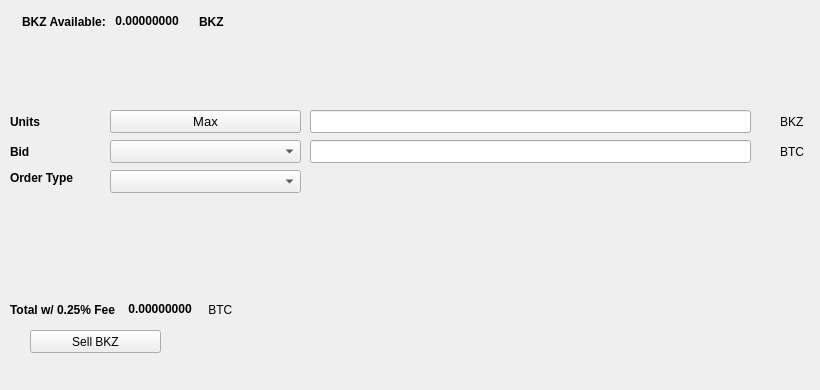
   <widget class="QWidget" name="SellTab">
    <attribute name="title">
     <string>Sell</string>
    </attribute>
    <widget class="QLabel" name="label_16">
     <property name="geometry">
      <rect>
       <x>780</x>
       <y>140</y>
       <width>31</width>
       <height>23</height>
      </rect>
     </property>
     <property name="text">
      <string>BTC</string>
     </property>
    </widget>
    <widget class="QComboBox" name="SellBidcomboBox">
     <property name="geometry">
      <rect>
       <x>110</x>
       <y>140</y>
       <width>191</width>
       <height>23</height>
      </rect>
     </property>
     <property name="font">
      <font>
       <pointsize>10</pointsize>
      </font>
     </property>
    </widget>
    <widget class="QLabel" name="label_18">
     <property name="geometry">
      <rect>
       <x>10</x>
       <y>110</y>
       <width>46</width>
       <height>23</height>
      </rect>
     </property>
     <property name="font">
      <font>
       <weight>75</weight>
       <bold>true</bold>
      </font>
     </property>
     <property name="text">
      <string>Units</string>
     </property>
    </widget>
    <widget class="QPushButton" name="Sell_Max_Amount">
     <property name="geometry">
      <rect>
       <x>110</x>
       <y>110</y>
       <width>191</width>
       <height>23</height>
      </rect>
     </property>
     <property name="font">
      <font>
       <pointsize>10</pointsize>
      </font>
     </property>
     <property name="text">
      <string>Max</string>
     </property>
    </widget>
    <widget class="QLabel" name="label_20">
     <property name="geometry">
      <rect>
       <x>10</x>
       <y>170</y>
       <width>91</width>
       <height>16</height>
      </rect>
     </property>
     <property name="font">
      <font>
       <weight>75</weight>
       <bold>true</bold>
      </font>
     </property>
     <property name="text">
      <string>Order Type</string>
     </property>
    </widget>
    <widget class="QComboBox" name="SellOrdertypeCombo">
     <property name="geometry">
      <rect>
       <x>110</x>
       <y>170</y>
       <width>191</width>
       <height>23</height>
      </rect>
     </property>
     <property name="font">
      <font>
       <pointsize>10</pointsize>
      </font>
     </property>
    </widget>
    <widget class="QLabel" name="label_21">
     <property name="geometry">
      <rect>
       <x>10</x>
       <y>140</y>
       <width>46</width>
       <height>23</height>
      </rect>
     </property>
     <property name="font">
      <font>
       <weight>75</weight>
       <bold>true</bold>
      </font>
     </property>
     <property name="text">
      <string>Bid</string>
     </property>
    </widget>
    <widget class="QLabel" name="label_22">
     <property name="geometry">
      <rect>
       <x>780</x>
       <y>110</y>
       <width>31</width>
       <height>23</height>
      </rect>
     </property>
     <property name="text">
      <string>BKZ</string>
     </property>
    </widget>
    <widget class="QLineEdit" name="UnitsInputBKZ">
     <property name="geometry">
      <rect>
       <x>310</x>
       <y>110</y>
       <width>441</width>
       <height>23</height>
      </rect>
     </property>
     <property name="font">
      <font>
       <pointsize>9</pointsize>
       <weight>75</weight>
       <bold>true</bold>
      </font>
     </property>
    </widget>
    <widget class="QLineEdit" name="SellBidPriceEdit">
     <property name="geometry">
      <rect>
       <x>310</x>
       <y>140</y>
       <width>441</width>
       <height>23</height>
      </rect>
     </property>
     <property name="font">
      <font>
       <pointsize>9</pointsize>
       <weight>75</weight>
       <bold>true</bold>
      </font>
     </property>
    </widget>
    <widget class="QPushButton" name="SellBKZBTN">
     <property name="geometry">
      <rect>
       <x>30</x>
       <y>330</y>
       <width>131</width>
       <height>23</height>
      </rect>
     </property>
     <property name="text">
      <string>Sell BKZ</string>
     </property>
     <property name="icon">
      <iconset resource="../bankitz">
       <normaloff>:/icons/bitcoin</normaloff>:/icons/bitcoin</iconset>
     </property>
    </widget>
    <widget class="QWidget" name="layoutWidget3">
     <property name="geometry">
      <rect>
       <x>22</x>
       <y>12</y>
       <width>258</width>
       <height>19</height>
      </rect>
     </property>
     <layout class="QHBoxLayout" name="horizontalLayout">
      <item>
       <widget class="QLabel" name="label232_2">
        <property name="font">
         <font>
          <weight>75</weight>
          <bold>true</bold>
         </font>
        </property>
        <property name="text">
         <string>BKZ Available:</string>
        </property>
       </widget>
      </item>
      <item>
       <widget class="QLabel" name="BKZAvailableLabel">
        <property name="palette">
         <palette>
          <active>
           <colorrole role="WindowText">
            <brush brushstyle="SolidPattern">
             <color alpha="255">
              <red>0</red>
              <green>0</green>
              <blue>0</blue>
             </color>
            </brush>
           </colorrole>
           <colorrole role="Button">
            <brush brushstyle="SolidPattern">
             <color alpha="255">
              <red>0</red>
              <green>170</green>
              <blue>0</blue>
             </color>
            </brush>
           </colorrole>
           <colorrole role="Light">
            <brush brushstyle="SolidPattern">
             <color alpha="255">
              <red>0</red>
              <green>255</green>
              <blue>0</blue>
             </color>
            </brush>
           </colorrole>
           <colorrole role="Midlight">
            <brush brushstyle="SolidPattern">
             <color alpha="255">
              <red>0</red>
              <green>212</green>
              <blue>0</blue>
             </color>
            </brush>
           </colorrole>
           <colorrole role="Dark">
            <brush brushstyle="SolidPattern">
             <color alpha="255">
              <red>0</red>
              <green>85</green>
              <blue>0</blue>
             </color>
            </brush>
           </colorrole>
           <colorrole role="Mid">
            <brush brushstyle="SolidPattern">
             <color alpha="255">
              <red>0</red>
              <green>113</green>
              <blue>0</blue>
             </color>
            </brush>
           </colorrole>
           <colorrole role="Text">
            <brush brushstyle="SolidPattern">
             <color alpha="255">
              <red>0</red>
              <green>170</green>
              <blue>0</blue>
             </color>
            </brush>
           </colorrole>
           <colorrole role="BrightText">
            <brush brushstyle="SolidPattern">
             <color alpha="255">
              <red>255</red>
              <green>255</green>
              <blue>255</blue>
             </color>
            </brush>
           </colorrole>
           <colorrole role="ButtonText">
            <brush brushstyle="SolidPattern">
             <color alpha="255">
              <red>0</red>
              <green>0</green>
              <blue>0</blue>
             </color>
            </brush>
           </colorrole>
           <colorrole role="Base">
            <brush brushstyle="SolidPattern">
             <color alpha="255">
              <red>255</red>
              <green>255</green>
              <blue>255</blue>
             </color>
            </brush>
           </colorrole>
           <colorrole role="Window">
            <brush brushstyle="SolidPattern">
             <color alpha="255">
              <red>0</red>
              <green>170</green>
              <blue>0</blue>
             </color>
            </brush>
           </colorrole>
           <colorrole role="Shadow">
            <brush brushstyle="SolidPattern">
             <color alpha="255">
              <red>0</red>
              <green>0</green>
              <blue>0</blue>
             </color>
            </brush>
           </colorrole>
           <colorrole role="AlternateBase">
            <brush brushstyle="SolidPattern">
             <color alpha="255">
              <red>127</red>
              <green>212</green>
              <blue>127</blue>
             </color>
            </brush>
           </colorrole>
           <colorrole role="ToolTipBase">
            <brush brushstyle="SolidPattern">
             <color alpha="255">
              <red>255</red>
              <green>255</green>
              <blue>220</blue>
             </color>
            </brush>
           </colorrole>
           <colorrole role="ToolTipText">
            <brush brushstyle="SolidPattern">
             <color alpha="255">
              <red>0</red>
              <green>0</green>
              <blue>0</blue>
             </color>
            </brush>
           </colorrole>
          </active>
          <inactive>
           <colorrole role="WindowText">
            <brush brushstyle="SolidPattern">
             <color alpha="255">
              <red>0</red>
              <green>0</green>
              <blue>0</blue>
             </color>
            </brush>
           </colorrole>
           <colorrole role="Button">
            <brush brushstyle="SolidPattern">
             <color alpha="255">
              <red>0</red>
              <green>170</green>
              <blue>0</blue>
             </color>
            </brush>
           </colorrole>
           <colorrole role="Light">
            <brush brushstyle="SolidPattern">
             <color alpha="255">
              <red>0</red>
              <green>255</green>
              <blue>0</blue>
             </color>
            </brush>
           </colorrole>
           <colorrole role="Midlight">
            <brush brushstyle="SolidPattern">
             <color alpha="255">
              <red>0</red>
              <green>212</green>
              <blue>0</blue>
             </color>
            </brush>
           </colorrole>
           <colorrole role="Dark">
            <brush brushstyle="SolidPattern">
             <color alpha="255">
              <red>0</red>
              <green>85</green>
              <blue>0</blue>
             </color>
            </brush>
           </colorrole>
           <colorrole role="Mid">
            <brush brushstyle="SolidPattern">
             <color alpha="255">
              <red>0</red>
              <green>113</green>
              <blue>0</blue>
             </color>
            </brush>
           </colorrole>
           <colorrole role="Text">
            <brush brushstyle="SolidPattern">
             <color alpha="255">
              <red>0</red>
              <green>170</green>
              <blue>0</blue>
             </color>
            </brush>
           </colorrole>
           <colorrole role="BrightText">
            <brush brushstyle="SolidPattern">
             <color alpha="255">
              <red>255</red>
              <green>255</green>
              <blue>255</blue>
             </color>
            </brush>
           </colorrole>
           <colorrole role="ButtonText">
            <brush brushstyle="SolidPattern">
             <color alpha="255">
              <red>0</red>
              <green>0</green>
              <blue>0</blue>
             </color>
            </brush>
           </colorrole>
           <colorrole role="Base">
            <brush brushstyle="SolidPattern">
             <color alpha="255">
              <red>255</red>
              <green>255</green>
              <blue>255</blue>
             </color>
            </brush>
           </colorrole>
           <colorrole role="Window">
            <brush brushstyle="SolidPattern">
             <color alpha="255">
              <red>0</red>
              <green>170</green>
              <blue>0</blue>
             </color>
            </brush>
           </colorrole>
           <colorrole role="Shadow">
            <brush brushstyle="SolidPattern">
             <color alpha="255">
              <red>0</red>
              <green>0</green>
              <blue>0</blue>
             </color>
            </brush>
           </colorrole>
           <colorrole role="AlternateBase">
            <brush brushstyle="SolidPattern">
             <color alpha="255">
              <red>127</red>
              <green>212</green>
              <blue>127</blue>
             </color>
            </brush>
           </colorrole>
           <colorrole role="ToolTipBase">
            <brush brushstyle="SolidPattern">
             <color alpha="255">
              <red>255</red>
              <green>255</green>
              <blue>220</blue>
             </color>
            </brush>
           </colorrole>
           <colorrole role="ToolTipText">
            <brush brushstyle="SolidPattern">
             <color alpha="255">
              <red>0</red>
              <green>0</green>
              <blue>0</blue>
             </color>
            </brush>
           </colorrole>
          </inactive>
          <disabled>
           <colorrole role="WindowText">
            <brush brushstyle="SolidPattern">
             <color alpha="255">
              <red>0</red>
              <green>85</green>
              <blue>0</blue>
             </color>
            </brush>
           </colorrole>
           <colorrole role="Button">
            <brush brushstyle="SolidPattern">
             <color alpha="255">
              <red>0</red>
              <green>170</green>
              <blue>0</blue>
             </color>
            </brush>
           </colorrole>
           <colorrole role="Light">
            <brush brushstyle="SolidPattern">
             <color alpha="255">
              <red>0</red>
              <green>255</green>
              <blue>0</blue>
             </color>
            </brush>
           </colorrole>
           <colorrole role="Midlight">
            <brush brushstyle="SolidPattern">
             <color alpha="255">
              <red>0</red>
              <green>212</green>
              <blue>0</blue>
             </color>
            </brush>
           </colorrole>
           <colorrole role="Dark">
            <brush brushstyle="SolidPattern">
             <color alpha="255">
              <red>0</red>
              <green>85</green>
              <blue>0</blue>
             </color>
            </brush>
           </colorrole>
           <colorrole role="Mid">
            <brush brushstyle="SolidPattern">
             <color alpha="255">
              <red>0</red>
              <green>113</green>
              <blue>0</blue>
             </color>
            </brush>
           </colorrole>
           <colorrole role="Text">
            <brush brushstyle="SolidPattern">
             <color alpha="255">
              <red>0</red>
              <green>85</green>
              <blue>0</blue>
             </color>
            </brush>
           </colorrole>
           <colorrole role="BrightText">
            <brush brushstyle="SolidPattern">
             <color alpha="255">
              <red>255</red>
              <green>255</green>
              <blue>255</blue>
             </color>
            </brush>
           </colorrole>
           <colorrole role="ButtonText">
            <brush brushstyle="SolidPattern">
             <color alpha="255">
              <red>0</red>
              <green>85</green>
              <blue>0</blue>
             </color>
            </brush>
           </colorrole>
           <colorrole role="Base">
            <brush brushstyle="SolidPattern">
             <color alpha="255">
              <red>0</red>
              <green>170</green>
              <blue>0</blue>
             </color>
            </brush>
           </colorrole>
           <colorrole role="Window">
            <brush brushstyle="SolidPattern">
             <color alpha="255">
              <red>0</red>
              <green>170</green>
              <blue>0</blue>
             </color>
            </brush>
           </colorrole>
           <colorrole role="Shadow">
            <brush brushstyle="SolidPattern">
             <color alpha="255">
              <red>0</red>
              <green>0</green>
              <blue>0</blue>
             </color>
            </brush>
           </colorrole>
           <colorrole role="AlternateBase">
            <brush brushstyle="SolidPattern">
             <color alpha="255">
              <red>0</red>
              <green>170</green>
              <blue>0</blue>
             </color>
            </brush>
           </colorrole>
           <colorrole role="ToolTipBase">
            <brush brushstyle="SolidPattern">
             <color alpha="255">
              <red>255</red>
              <green>255</green>
              <blue>220</blue>
             </color>
            </brush>
           </colorrole>
           <colorrole role="ToolTipText">
            <brush brushstyle="SolidPattern">
             <color alpha="255">
              <red>0</red>
              <green>0</green>
              <blue>0</blue>
             </color>
            </brush>
           </colorrole>
          </disabled>
         </palette>
        </property>
        <property name="font">
         <font>
          <weight>75</weight>
          <bold>true</bold>
         </font>
        </property>
        <property name="text">
         <string> 0.00000000 </string>
        </property>
        <property name="textInteractionFlags">
         <set>Qt::LinksAccessibleByMouse|Qt::TextSelectableByKeyboard|Qt::TextSelectableByMouse</set>
        </property>
       </widget>
      </item>
      <item>
       <widget class="QLabel" name="labelBKZ">
        <property name="font">
         <font>
          <weight>75</weight>
          <bold>true</bold>
         </font>
        </property>
        <property name="text">
         <string>BKZ</string>
        </property>
       </widget>
      </item>
     </layout>
    </widget>
    <widget class="QWidget" name="layoutWidget">
     <property name="geometry">
      <rect>
       <x>10</x>
       <y>300</y>
       <width>268</width>
       <height>19</height>
      </rect>
     </property>
     <layout class="QHBoxLayout" name="horizontalLayout_2">
      <item>
       <widget class="QLabel" name="label_19">
        <property name="font">
         <font>
          <weight>75</weight>
          <bold>true</bold>
         </font>
        </property>
        <property name="text">
         <string>Total w/ 0.25% Fee </string>
        </property>
       </widget>
      </item>
      <item>
       <widget class="QLabel" name="SellCostLabel">
        <property name="palette">
         <palette>
          <active>
           <colorrole role="WindowText">
            <brush brushstyle="SolidPattern">
             <color alpha="255">
              <red>0</red>
              <green>0</green>
              <blue>0</blue>
             </color>
            </brush>
           </colorrole>
           <colorrole role="Button">
            <brush brushstyle="SolidPattern">
             <color alpha="255">
              <red>0</red>
              <green>170</green>
              <blue>0</blue>
             </color>
            </brush>
           </colorrole>
           <colorrole role="Light">
            <brush brushstyle="SolidPattern">
             <color alpha="255">
              <red>0</red>
              <green>255</green>
              <blue>0</blue>
             </color>
            </brush>
           </colorrole>
           <colorrole role="Midlight">
            <brush brushstyle="SolidPattern">
             <color alpha="255">
              <red>0</red>
              <green>212</green>
              <blue>0</blue>
             </color>
            </brush>
           </colorrole>
           <colorrole role="Dark">
            <brush brushstyle="SolidPattern">
             <color alpha="255">
              <red>0</red>
              <green>85</green>
              <blue>0</blue>
             </color>
            </brush>
           </colorrole>
           <colorrole role="Mid">
            <brush brushstyle="SolidPattern">
             <color alpha="255">
              <red>0</red>
              <green>113</green>
              <blue>0</blue>
             </color>
            </brush>
           </colorrole>
           <colorrole role="Text">
            <brush brushstyle="SolidPattern">
             <color alpha="255">
              <red>0</red>
              <green>170</green>
              <blue>0</blue>
             </color>
            </brush>
           </colorrole>
           <colorrole role="BrightText">
            <brush brushstyle="SolidPattern">
             <color alpha="255">
              <red>255</red>
              <green>255</green>
              <blue>255</blue>
             </color>
            </brush>
           </colorrole>
           <colorrole role="ButtonText">
            <brush brushstyle="SolidPattern">
             <color alpha="255">
              <red>0</red>
              <green>0</green>
              <blue>0</blue>
             </color>
            </brush>
           </colorrole>
           <colorrole role="Base">
            <brush brushstyle="SolidPattern">
             <color alpha="255">
              <red>255</red>
              <green>255</green>
              <blue>255</blue>
             </color>
            </brush>
           </colorrole>
           <colorrole role="Window">
            <brush brushstyle="SolidPattern">
             <color alpha="255">
              <red>0</red>
              <green>170</green>
              <blue>0</blue>
             </color>
            </brush>
           </colorrole>
           <colorrole role="Shadow">
            <brush brushstyle="SolidPattern">
             <color alpha="255">
              <red>0</red>
              <green>0</green>
              <blue>0</blue>
             </color>
            </brush>
           </colorrole>
           <colorrole role="AlternateBase">
            <brush brushstyle="SolidPattern">
             <color alpha="255">
              <red>127</red>
              <green>212</green>
              <blue>127</blue>
             </color>
            </brush>
           </colorrole>
           <colorrole role="ToolTipBase">
            <brush brushstyle="SolidPattern">
             <color alpha="255">
              <red>255</red>
              <green>255</green>
              <blue>220</blue>
             </color>
            </brush>
           </colorrole>
           <colorrole role="ToolTipText">
            <brush brushstyle="SolidPattern">
             <color alpha="255">
              <red>0</red>
              <green>0</green>
              <blue>0</blue>
             </color>
            </brush>
           </colorrole>
          </active>
          <inactive>
           <colorrole role="WindowText">
            <brush brushstyle="SolidPattern">
             <color alpha="255">
              <red>0</red>
              <green>0</green>
              <blue>0</blue>
             </color>
            </brush>
           </colorrole>
           <colorrole role="Button">
            <brush brushstyle="SolidPattern">
             <color alpha="255">
              <red>0</red>
              <green>170</green>
              <blue>0</blue>
             </color>
            </brush>
           </colorrole>
           <colorrole role="Light">
            <brush brushstyle="SolidPattern">
             <color alpha="255">
              <red>0</red>
              <green>255</green>
              <blue>0</blue>
             </color>
            </brush>
           </colorrole>
           <colorrole role="Midlight">
            <brush brushstyle="SolidPattern">
             <color alpha="255">
              <red>0</red>
              <green>212</green>
              <blue>0</blue>
             </color>
            </brush>
           </colorrole>
           <colorrole role="Dark">
            <brush brushstyle="SolidPattern">
             <color alpha="255">
              <red>0</red>
              <green>85</green>
              <blue>0</blue>
             </color>
            </brush>
           </colorrole>
           <colorrole role="Mid">
            <brush brushstyle="SolidPattern">
             <color alpha="255">
              <red>0</red>
              <green>113</green>
              <blue>0</blue>
             </color>
            </brush>
           </colorrole>
           <colorrole role="Text">
            <brush brushstyle="SolidPattern">
             <color alpha="255">
              <red>0</red>
              <green>170</green>
              <blue>0</blue>
             </color>
            </brush>
           </colorrole>
           <colorrole role="BrightText">
            <brush brushstyle="SolidPattern">
             <color alpha="255">
              <red>255</red>
              <green>255</green>
              <blue>255</blue>
             </color>
            </brush>
           </colorrole>
           <colorrole role="ButtonText">
            <brush brushstyle="SolidPattern">
             <color alpha="255">
              <red>0</red>
              <green>0</green>
              <blue>0</blue>
             </color>
            </brush>
           </colorrole>
           <colorrole role="Base">
            <brush brushstyle="SolidPattern">
             <color alpha="255">
              <red>255</red>
              <green>255</green>
              <blue>255</blue>
             </color>
            </brush>
           </colorrole>
           <colorrole role="Window">
            <brush brushstyle="SolidPattern">
             <color alpha="255">
              <red>0</red>
              <green>170</green>
              <blue>0</blue>
             </color>
            </brush>
           </colorrole>
           <colorrole role="Shadow">
            <brush brushstyle="SolidPattern">
             <color alpha="255">
              <red>0</red>
              <green>0</green>
              <blue>0</blue>
             </color>
            </brush>
           </colorrole>
           <colorrole role="AlternateBase">
            <brush brushstyle="SolidPattern">
             <color alpha="255">
              <red>127</red>
              <green>212</green>
              <blue>127</blue>
             </color>
            </brush>
           </colorrole>
           <colorrole role="ToolTipBase">
            <brush brushstyle="SolidPattern">
             <color alpha="255">
              <red>255</red>
              <green>255</green>
              <blue>220</blue>
             </color>
            </brush>
           </colorrole>
           <colorrole role="ToolTipText">
            <brush brushstyle="SolidPattern">
             <color alpha="255">
              <red>0</red>
              <green>0</green>
              <blue>0</blue>
             </color>
            </brush>
           </colorrole>
          </inactive>
          <disabled>
           <colorrole role="WindowText">
            <brush brushstyle="SolidPattern">
             <color alpha="255">
              <red>0</red>
              <green>85</green>
              <blue>0</blue>
             </color>
            </brush>
           </colorrole>
           <colorrole role="Button">
            <brush brushstyle="SolidPattern">
             <color alpha="255">
              <red>0</red>
              <green>170</green>
              <blue>0</blue>
             </color>
            </brush>
           </colorrole>
           <colorrole role="Light">
            <brush brushstyle="SolidPattern">
             <color alpha="255">
              <red>0</red>
              <green>255</green>
              <blue>0</blue>
             </color>
            </brush>
           </colorrole>
           <colorrole role="Midlight">
            <brush brushstyle="SolidPattern">
             <color alpha="255">
              <red>0</red>
              <green>212</green>
              <blue>0</blue>
             </color>
            </brush>
           </colorrole>
           <colorrole role="Dark">
            <brush brushstyle="SolidPattern">
             <color alpha="255">
              <red>0</red>
              <green>85</green>
              <blue>0</blue>
             </color>
            </brush>
           </colorrole>
           <colorrole role="Mid">
            <brush brushstyle="SolidPattern">
             <color alpha="255">
              <red>0</red>
              <green>113</green>
              <blue>0</blue>
             </color>
            </brush>
           </colorrole>
           <colorrole role="Text">
            <brush brushstyle="SolidPattern">
             <color alpha="255">
              <red>0</red>
              <green>85</green>
              <blue>0</blue>
             </color>
            </brush>
           </colorrole>
           <colorrole role="BrightText">
            <brush brushstyle="SolidPattern">
             <color alpha="255">
              <red>255</red>
              <green>255</green>
              <blue>255</blue>
             </color>
            </brush>
           </colorrole>
           <colorrole role="ButtonText">
            <brush brushstyle="SolidPattern">
             <color alpha="255">
              <red>0</red>
              <green>85</green>
              <blue>0</blue>
             </color>
            </brush>
           </colorrole>
           <colorrole role="Base">
            <brush brushstyle="SolidPattern">
             <color alpha="255">
              <red>0</red>
              <green>170</green>
              <blue>0</blue>
             </color>
            </brush>
           </colorrole>
           <colorrole role="Window">
            <brush brushstyle="SolidPattern">
             <color alpha="255">
              <red>0</red>
              <green>170</green>
              <blue>0</blue>
             </color>
            </brush>
           </colorrole>
           <colorrole role="Shadow">
            <brush brushstyle="SolidPattern">
             <color alpha="255">
              <red>0</red>
              <green>0</green>
              <blue>0</blue>
             </color>
            </brush>
           </colorrole>
           <colorrole role="AlternateBase">
            <brush brushstyle="SolidPattern">
             <color alpha="255">
              <red>0</red>
              <green>170</green>
              <blue>0</blue>
             </color>
            </brush>
           </colorrole>
           <colorrole role="ToolTipBase">
            <brush brushstyle="SolidPattern">
             <color alpha="255">
              <red>255</red>
              <green>255</green>
              <blue>220</blue>
             </color>
            </brush>
           </colorrole>
           <colorrole role="ToolTipText">
            <brush brushstyle="SolidPattern">
             <color alpha="255">
              <red>0</red>
              <green>0</green>
              <blue>0</blue>
             </color>
            </brush>
           </colorrole>
          </disabled>
         </palette>
        </property>
        <property name="font">
         <font>
          <weight>75</weight>
          <bold>true</bold>
         </font>
        </property>
        <property name="autoFillBackground">
         <bool>false</bool>
        </property>
        <property name="text">
         <string> 0.00000000</string>
        </property>
        <property name="textInteractionFlags">
         <set>Qt::LinksAccessibleByMouse|Qt::TextSelectableByMouse</set>
        </property>
       </widget>
      </item>
      <item>
       <widget class="QLabel" name="label_17">
        <property name="font">
         <font>
          <weight>50</weight>
          <bold>false</bold>
         </font>
        </property>
        <property name="text">
         <string> BTC</string>
        </property>
       </widget>
      </item>
     </layout>
    </widget>
    <widget class="QLabel" name="label_23">
     <property name="geometry">
      <rect>
       <x>460</x>
       <y>300</y>
       <width>281</width>
       <height>81</height>
      </rect>
     </property>
     <property name="text">
      <string/>
     </property>
     <property name="pixmap">
      <pixmap>:/images/bittrex</pixmap>
     </property>
    </widget>
   </widget>
